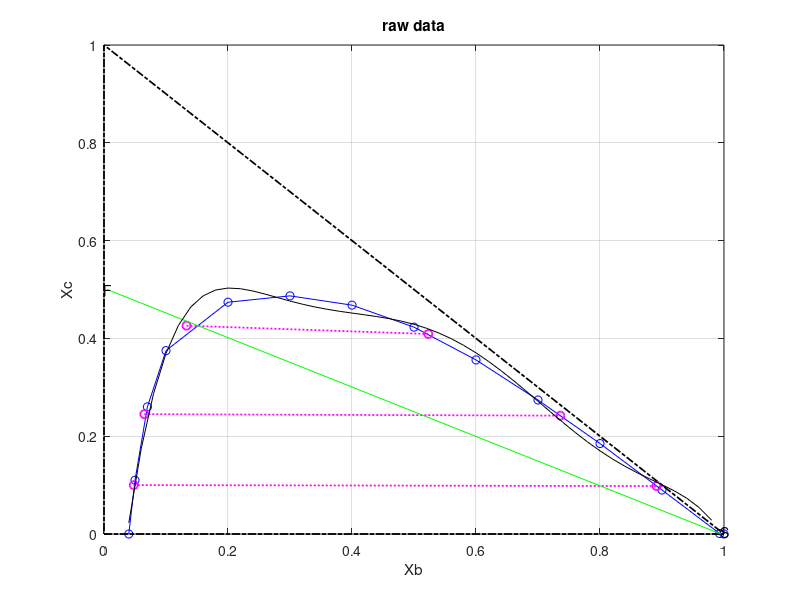

Write the MATLAB code that produced this figure. (Note: this script raises an error after producing the figure.)
clc;
clear;
B = [0.04 0.05 0.07 0.1 0.2 0.3 0.4 0.5 0.6 0.7 0.8 0.9 0.993 1];
C = [0 0.11 0.26 0.375 0.474 0.487 0.468 0.423 0.356 0.274 0.185 0.09 0.001 0];
A = 1 - B - C;

figure(1)
plot(B,C,'bo-');grid on;
hold on;

plot([0 1 0 0],[0 0 1 0], 'k-.', 'linewidth',1.25);
xlabel('Xb');ylabel('Xc');
title('raw data');

tiexc = [0.1 0.245 0.426];
tiexb = [0.048 0.065 0.133];
tieyc = [0.098 0.242 0.409];
tieyb = [0.891 0.736 0.523];

%% Plotting the tie lines
for i = 1:length(tiexc)
plot([tiexb(i) tieyb(i)], [tiexc(i) tieyc(i)],'mo:','linewidth',1.25);
end

%% Slopes of the tie lines 
tie_slope = zeros(1,length(tiexc));
for i = 1:length(tiexc)
tie_slope(i) = (tieyc(i) - tiexc(i))/(tieyb(i) - tiexb(i));
end

%% Draw the feed line (FS line)
F = [0, 0.5];
S = [0.995, 0.005];
plot(S,F,'g','linewidth',0.35)
text(0, 0.5,'F');
text(0.995, 0.005,'S');

p1 = polyfit(B,C,6);
X_=0.04001:0.02:1;
f1 = polyval(p1,X_);
plot(X_,f1,'black')

xbf = 0;
xcf = 0.5;
xc_in_feed=xcf;

%%RN completed
filename = 'Counter.xlsx';
if exist(filename, 'file') == 0
    headers = {'Feed', '%C_removed', 'Stages'};
    xlswrite(filename, headers, 'Sheet1', 'A1');
end

disp('Data has been written to the Excel file.');
for F=400:5:406 
    disp(F);
    Feed = F;
    S=F;
    for Rnx=0.0401:0.0008:0.05    
        Rny = polyval(p1,Rnx); %x in raffinate at nth stage 
        %finding Mx,My points
        M = F + S;
        ycs = Rny;
        ybs = 1-Rny;
        My = (F*xcf + S*ycs)/M; % x coordinate of the mixture point
        Mx = (F*xbf + S*ybs)/M; % y coordinate of the mixture point
        text(Mx,  My,'M');
        
        % drawing the line RnM
        plot([Rnx, Mx], [Rny, My], 'o'); 
        hold on;
        m = (My - Rny) / (Mx - Rnx);% Calculate the slope (m) and y-intercept (b) of the line y = mx + b
        b = Rny - m * Rnx;
        x_val = linspace(Rnx, 1, 100); 
        y_val = m * x_val + b;
        plot(x_val, y_val, 'r');
        
        %find intercept of RnM and LLE curve to get E point
        % Extract 
        syms x y;
        [ybe1,yce1] = vpasolve([y == poly2sym(p1), y == m * x + b],[x,y],[.5 1;0 .7]); %range=[x1 x2;y1 y2]
        text(ybe1,  yce1,'E');
        
        %Finding FE and RnS lines
        %for FE line F(xbf,xcf) E(ybe,yce)
        m2 = (yce1 - xcf) / (ybe1 - xbf);
        b2 = xcf - m2 * xbf; %intercept
        x_val2 = linspace(0, 1.8, 200); 
        y_val2 = m2 * x_val2 + b2;
        plot(x_val2, y_val2, 'b');
        %for RnS line Rn(xbn,xcn)(Rnx,Rny) S(ybs,ycs)
        m3 = (ycs - Rny) / (ybs - Rnx);
        b3 = Rny - m3 * Rnx;
        x_val3 = linspace(0, 1.8, 200); 
        y_val3 = m3 * x_val3 + b3;
        plot(x_val3, y_val3, 'b'); 
        
        
        %Finding delta point by solving FE and RnS lines
        syms x y;
        eq1 = y == m2*x + b2;
        eq2 = y == m3*x + b3;
        [Px, Py] = solve([eq1, eq2], [x, y]);
        text(Px,  Py,'P');
        
        
        %after gettig E1 we calculate R1(using tie) and then E2(using R1P line) and so on..
        stages=300;
        xbr = ones(1,stages);xcr = ones(1,stages);
        ybe = ones(1,stages);yce = ones(1,stages);
        yce(1)=yce1;ybe(1)=ybe1;
        syms x y
        %Finding the R1 point by using tie line
        %find eqation of tieline
        ii=1;
        for i=1:stages
            if (0 < yce(i)) && (yce(i) <= 0.098) %setting <yce >yce condition by using graph 
            slope = 0 + (yce(i) - 0) * 0 / 0.098; % 0 
            elseif (0.098 < yce(i)) && (yce(i) <= 0.249)
            slope = tie_slope(1) + (yce(i) - 0.098) * (tie_slope(2) - tie_slope(1)) / (0.249 - 0.098);
            elseif (0.249 < yce(i)) && (yce(i) <= 0.409)
            slope = tie_slope(2) + (yce(i) - 0.249) * (tie_slope(3) - tie_slope(2)) / (0.409 - 0.249);
            end
            
            x_vals = linspace(0, ybe(i), 10);
            y_vals = slope * (x_vals - ybe(i) ) + yce(i);
            intercept = (yce(i) - slope * ybe(i)); %y at x_vals=0
            plot(x_vals, y_vals, 'r', 'linewidth', .05);
            
            %find equation R1 point by intercection of tie line and LLE curve
            syms x y;
            [xbr(i),xcr(i)] = vpasolve([y == poly2sym(p1), y == slope * x + intercept],[x,y],[0 .5;0 .7]); %range=[x1 x2;y1 y2]
            text(xbr(i),xcr(i),['R', num2str(i)]);
            
            %find R1P line and find point E2 by intersection of LLE & R1P
            %lineR1P   R1(xbr1,xcr1) P(Px,Py)
            m4 = (Py - xcr(i)) / (Px - xbr(i));
            b4 = xcr(i) - m4 * xbr(i);
            x_val4 = linspace(0, Px, 200); 
            y_val4 = m4 * x_val4 + b4;
            plot(x_val4, y_val4, 'b'); 
            %find intercept of R1P and LLE curve to get E2 point 
            [ybe(i+1),yce(i+1)] = vpasolve([y == poly2sym(p1), y == m4 * x + b4],[x,y],[.5 1;0 .7]); %range=[x1 x2;y1 y2]
            text(ybe(i+1),  yce(i+1),['E', num2str(i+1)]);
    
            %break if Rny occurs
            if xcr(i)<= Rny
                solute_removed_pr = ( (xc_in_feed-Rny) /xc_in_feed) * 100;
                existing_data = xlsread(filename);
                next_row = size(existing_data, 1) + 1;
                data = [Feed, solute_removed_pr,ii'];
                xlswrite(filename, data, 'Sheet1', ['A' num2str(next_row)]);
                break;
            end
               
        ii=ii+1;
        end
        
    end%Rn loop end
end%Floop end



%to find number of stages need to plot graph of conc oc c in raffinate atevery stage
figure(2)
plot(xcr, '-bo');
xlabel("Number of stages");
ylabel("Solute Fraction in raffinate");
title("Solute Fraction vs no of stages");

disp("from the graph 0.04 fraction of c remain in raffinat after 10 stages")
